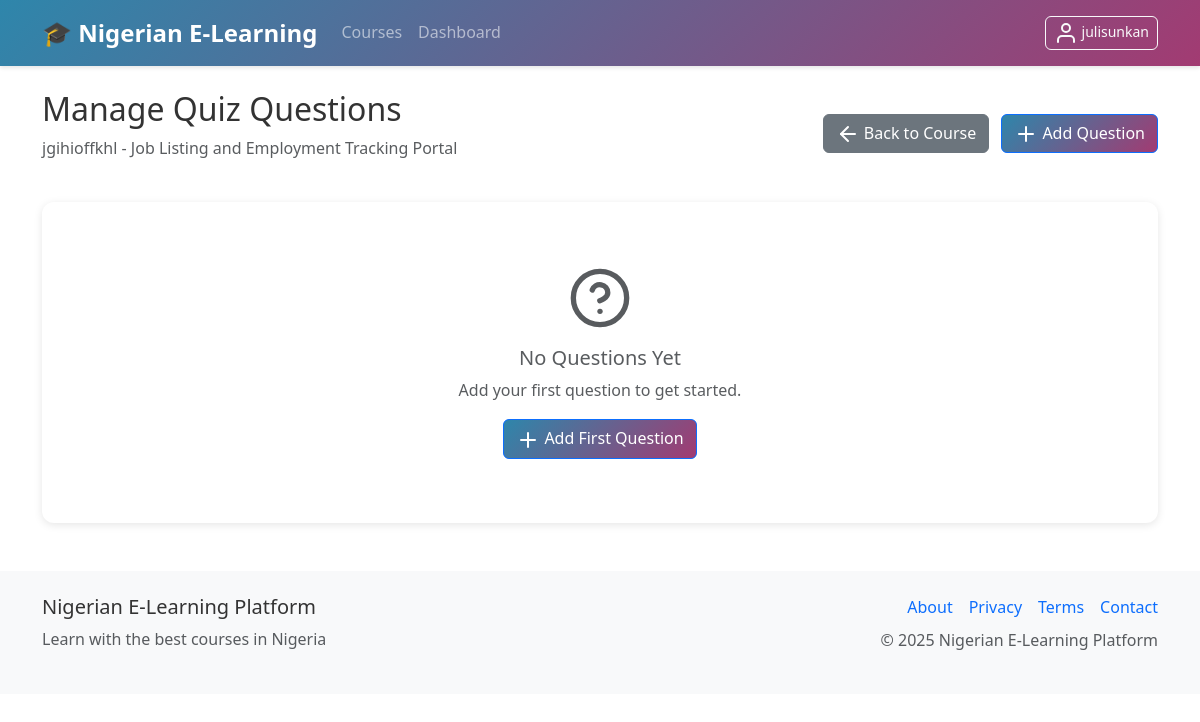
/instructor/quizzes/1/questions (signed in), run on an earlier commit of the app's database.
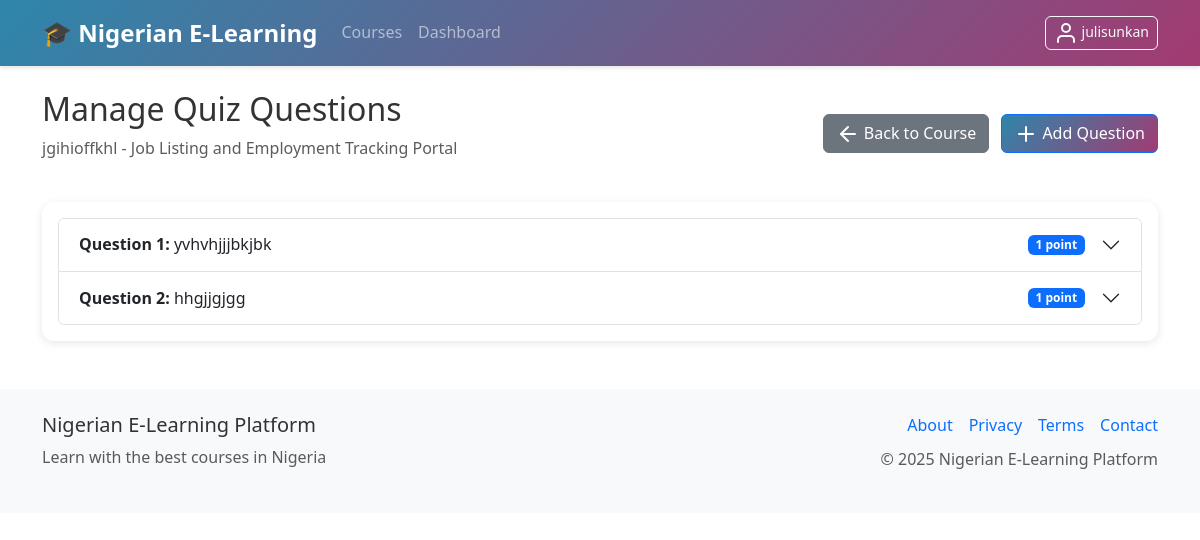
And on a later commit of the database.
### models.py (models this page shows)
class QuizQuestion(db.Model):
    id = db.Column(db.Integer, primary_key=True)
    quiz_id = db.Column(db.Integer, db.ForeignKey('quiz.id'), nullable=False)
    question = db.Column(db.Text, nullable=False)
    option_a = db.Column(db.String(200))
    option_b = db.Column(db.String(200))
    option_c = db.Column(db.String(200))
    option_d = db.Column(db.String(200))
    correct_answer = db.Column(db.String(1), nullable=False)  # A, B, C, D
    points = db.Column(db.Integer, default=1)

### routes.py (the view)
@app.route('/instructor/quizzes/<int:quiz_id>/questions')
@login_required
@instructor_required
def instructor_quiz_questions(quiz_id):
    quiz = Quiz.query.get_or_404(quiz_id)
    course = quiz.course
    if current_user.role != 'admin' and course.instructor_id != current_user.id:
        flash('You can only manage questions from your own courses', 'danger')
        return redirect(url_for('manage_courses'))
    questions = QuizQuestion.query.filter_by(quiz_id=quiz_id).all()
    form = QuizQuestionForm()  # For CSRF token
    return render_template('instructor/quiz_questions.html', quiz=quiz, questions=questions, form=form)

### app.py (called while the page is built)
@login_manager.user_loader
def load_user(user_id):
    from models import User
    return User.query.get(int(user_id))

### routes.py (called while the page is built)
@app.context_processor
def inject_settings():
    settings = SystemSettings.query.first()
    return dict(settings=settings)

### utils.py (called while the page is built)
def instructor_required(f):
    @wraps(f)
    def decorated_function(*args, **kwargs):
        if not current_user.is_authenticated or current_user.role not in ['admin', 'instructor', 'tutor']:
            flash('Instructor access required', 'danger')
            return redirect(url_for('dashboard'))
        return f(*args, **kwargs)
    return decorated_function

### templates/instructor/quiz_questions.html (shortened to what this page needs)
{% extends "base.html" %}
{% block content %}
<div class="row">
    <div class="col-12">
        <div class="d-flex justify-content-between align-items-center mb-4">
            <div>
                <h2>Manage Quiz Questions</h2>
                <p class="text-muted">{{ quiz.title }} - {{ quiz.course.title }}</p>
            </div>
            <div>
                <a href="{{ url_for('course_detail', course_id=quiz.course_id) }}" class="btn btn-secondary me-2">
                    <i data-feather="arrow-left" class="me-1"></i>Back to Course
                </a>
                <a href="{{ url_for('instructor_add_question', quiz_id=quiz.id) }}" class="btn btn-primary">
                    <i data-feather="plus" class="me-1"></i>Add Question
                </a>
            </div>
        </div>
        <div class="card">
            <div class="card-body">
                {% if questions %}
                <div class="accordion" id="questionsAccordion">
                    {% for question in questions %}
                    <div class="accordion-item">
                        <h2 class="accordion-header" id="heading{{ question.id }}">
                            <button class="accordion-button collapsed" type="button" data-bs-toggle="collapse"
                                    data-bs-target="#collapse{{ question.id }}" aria-expanded="false">
                                <div class="d-flex justify-content-between align-items-center w-100 me-3">
                                    <span><strong>Question {{ loop.index }}:</strong> {{ question.question[:80] }}{% if question.question|length > 80 %}...{% endif %}</span>
                                    <span class="badge bg-primary">{{ question.points }} point{{ 's' if question.points != 1 else '' }}</span>
                                </div>
                            </button>
                        </h2>
                    </div>
                    {% endfor %}
                </div>
                {% else %}
                <div class="text-center py-5">
                    <i data-feather="help-circle" style="width: 64px; height: 64px;" class="text-muted mb-3"></i>
                    <h5 class="text-muted">No Questions Yet</h5>
                    <p class="text-muted">Add your first question to get started.</p>
                    <a href="{{ url_for('instructor_add_question', quiz_id=quiz.id) }}" class="btn btn-primary">
                        <i data-feather="plus" class="me-1"></i>Add First Question
                    </a>
                </div>
                {% endif %}
            </div>
        </div>
    </div>
</div>
{% endblock %}

What changed in the data, as far as the page shows it:
added QuizQuestion: question "yvhvhjjjbkjbk", points "1"
added QuizQuestion: question "hhgjjgjgg", points "1"
Also different on the page:
text no longer shown: "No Questions Yet Add your first question to get started. Add First Question"
